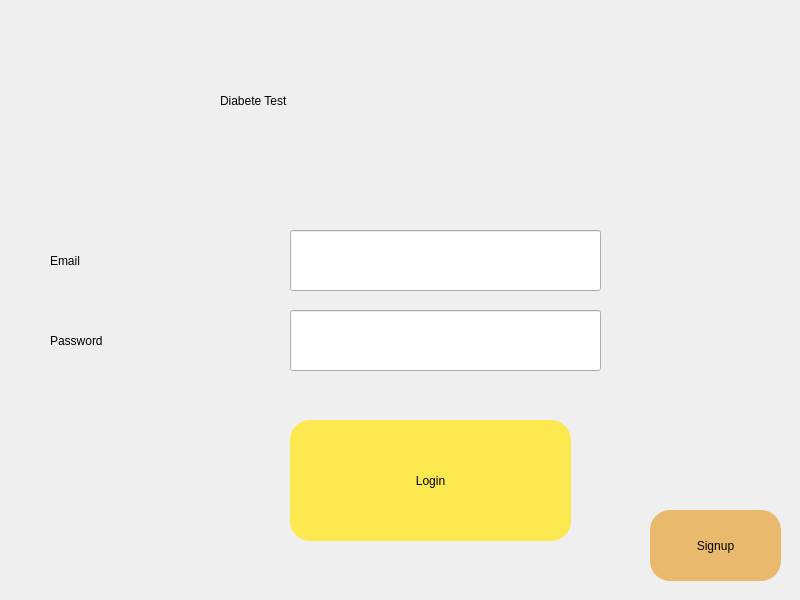
<?xml version="1.0" encoding="UTF-8"?>
<ui version="4.0">
 <class>bgwidget</class>
 <widget class="QDialog" name="bgwidget">
  <property name="geometry">
   <rect>
    <x>0</x>
    <y>0</y>
    <width>800</width>
    <height>600</height>
   </rect>
  </property>
  <property name="windowTitle">
   <string>Dialog</string>
  </property>
  <property name="styleSheet">
   <string notr="true">QWidget

#bgwidget { background: qlineargradient(spread:pad, x1:0, y1:0, x2:1, y2:1, stop:0 rgba(92, 149, 255, 255), stop:1 rgba(255, 255, 255, 255))}</string>
  </property>
  <widget class="QLabel" name="label">
   <property name="geometry">
    <rect>
     <x>220</x>
     <y>70</y>
     <width>381</width>
     <height>61</height>
    </rect>
   </property>
   <property name="styleSheet">
    <string notr="true">font: 48pt &quot;Ubuntu&quot;;</string>
   </property>
   <property name="text">
    <string>Diabete Test</string>
   </property>
  </widget>
  <widget class="QPushButton" name="signup_btn">
   <property name="geometry">
    <rect>
     <x>650</x>
     <y>510</y>
     <width>131</width>
     <height>71</height>
    </rect>
   </property>
   <property name="styleSheet">
    <string notr="true">border-radius: 20px;
background-color: rgb(233, 185, 110);
font: 24pt &quot;Ubuntu&quot;;</string>
   </property>
   <property name="text">
    <string>Signup</string>
   </property>
  </widget>
  <widget class="QLineEdit" name="emailfield">
   <property name="geometry">
    <rect>
     <x>290</x>
     <y>230</y>
     <width>311</width>
     <height>61</height>
    </rect>
   </property>
  </widget>
  <widget class="QLineEdit" name="passwordfield">
   <property name="geometry">
    <rect>
     <x>290</x>
     <y>310</y>
     <width>311</width>
     <height>61</height>
    </rect>
   </property>
   <property name="text">
    <string/>
   </property>
  </widget>
  <widget class="QLabel" name="label_2">
   <property name="geometry">
    <rect>
     <x>50</x>
     <y>230</y>
     <width>281</width>
     <height>61</height>
    </rect>
   </property>
   <property name="styleSheet">
    <string notr="true">font: 36pt &quot;Ubuntu&quot;;</string>
   </property>
   <property name="text">
    <string>Email</string>
   </property>
  </widget>
  <widget class="QLabel" name="label_3">
   <property name="geometry">
    <rect>
     <x>50</x>
     <y>310</y>
     <width>281</width>
     <height>61</height>
    </rect>
   </property>
   <property name="styleSheet">
    <string notr="true">font: 36pt &quot;Ubuntu&quot;;</string>
   </property>
   <property name="text">
    <string>Password</string>
   </property>
  </widget>
  <widget class="QLabel" name="error">
   <property name="geometry">
    <rect>
     <x>280</x>
     <y>380</y>
     <width>321</width>
     <height>31</height>
    </rect>
   </property>
   <property name="styleSheet">
    <string notr="true">color: rgb(239, 41, 41);</string>
   </property>
   <property name="text">
    <string/>
   </property>
  </widget>
  <widget class="QPushButton" name="login_btn">
   <property name="geometry">
    <rect>
     <x>290</x>
     <y>420</y>
     <width>281</width>
     <height>121</height>
    </rect>
   </property>
   <property name="styleSheet">
    <string notr="true">border-radius: 20px;
background-color: rgb(252, 233, 79);
font: 32pt &quot;Ubuntu&quot;;</string>
   </property>
   <property name="text">
    <string>Login</string>
   </property>
  </widget>
 </widget>
 <resources/>
 <connections/>
</ui>
